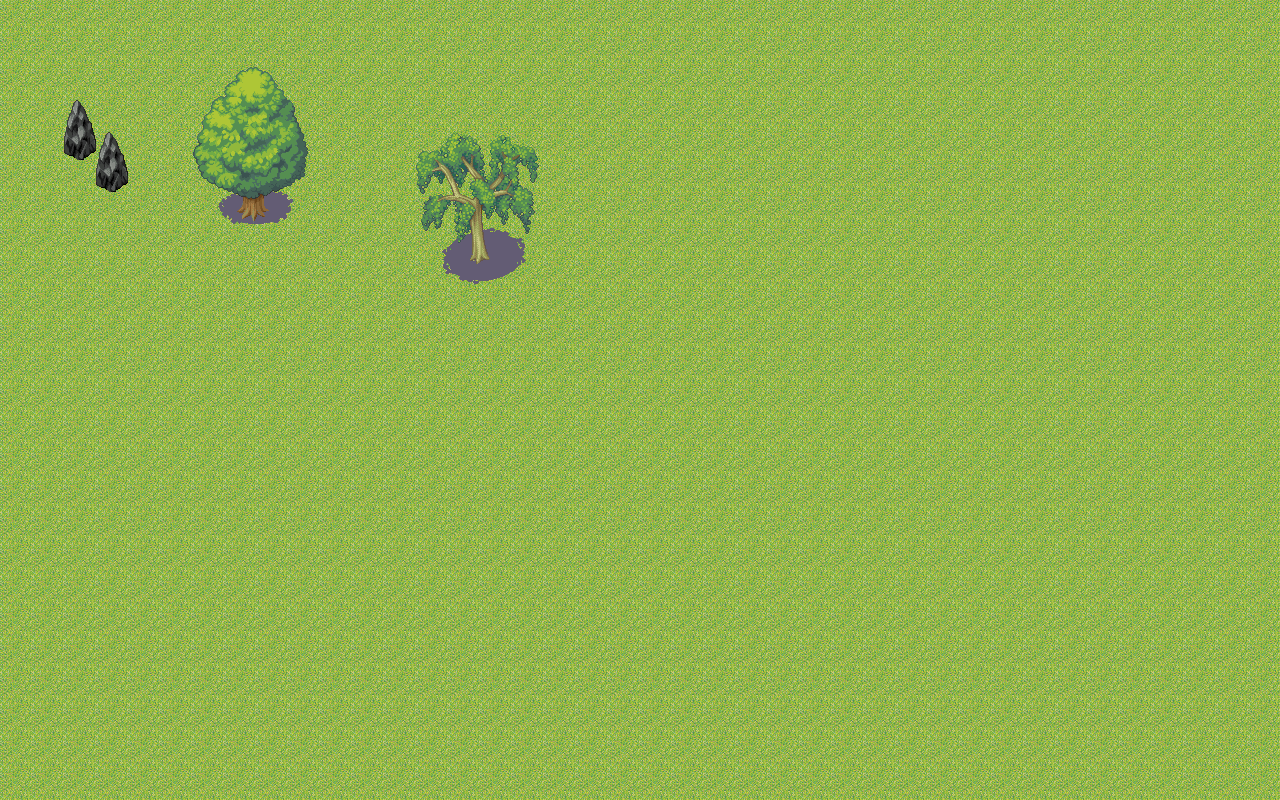

A level layout from a 2D game, rendered from its tile map. Below: a short description, then the map file with tile-grid data replaced by summaries:
An orthogonal 40x25 tile map with 32x32 px tiles, 3 tile layers (Tile Layer 1, ObjectLayer, Collision Layer 1) and 2 objects.

<map version="1.0" orientation="orthogonal" width="40" height="25" tilewidth="32" tileheight="32">
 <tileset firstgid="1" name="JapaneseVillage" tilewidth="32" tileheight="32">
  <image source="JapaneseVillage.png" width="256" height="1312" />
  <terraintypes>
   <terrain name="Test" tile="-1" />
  </terraintypes>
  <tile id="120" terrain="0,0,0,0" />
  <tile id="121" terrain="0,0,0,0" />
  <tile id="122" terrain="0,0,0,0" />
  <tile id="123" terrain="0,0,0,0" />
  <tile id="128" terrain="0,0,0,0" />
  <tile id="129" terrain="0,0,0,0" />
  <tile id="130" terrain="0,0,0,0" />
  <tile id="131" terrain="0,0,0,0" />
  <tile id="136" terrain="0,0,0,0" />
  <tile id="137" terrain="0,0,0,0" />
  <tile id="138" terrain="0,0,0,0" />
  <tile id="139" terrain="0,0,0,0" />
  <tile id="144" terrain="0,0,0,0" />
  <tile id="145" terrain="0,0,0,0" />
  <tile id="146" terrain="0,0,0,0" />
  <tile id="147" terrain="0,0,0,0" />
  <tile id="152" terrain="0,0,0,0" />
  <tile id="153" terrain="0,0,0,0" />
  <tile id="154" terrain="0,0,0,0" />
  <tile id="155" terrain="0,0,0,0" />
 </tileset>
 <layer name="Tile Layer 1" width="40" height="25">
  <data>[1000 cells, 1000 non-empty, 1 distinct tile ids]</data>
 </layer>
 <layer name="ObjectLayer" width="40" height="25">
  <data>[1000 cells, 44 non-empty, 42 distinct tile ids]</data>
 </layer>
 <layer name="Collision Layer 1" width="40" height="25">
  <data>[1000 cells, 3 non-empty, 3 distinct tile ids]</data>
 </layer>
 <objectgroup name="Object Layer 1" width="40" height="25">
  <object x="235" y="187" width="32" height="32" />
  <object x="467" y="248" width="21" height="17" />
 </objectgroup>
</map>
